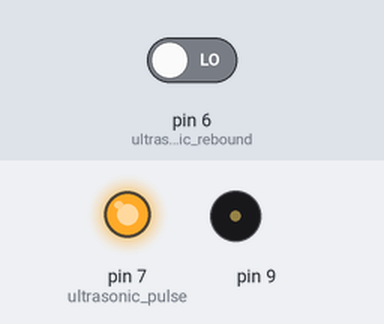
The sketch below on a simulated Arduino Uno, built with avr-gcc and run on an emulated ATmega328P. Parts: output pins drawn as LEDs (lit = HIGH), buzzer (waves = sounding). The test bench sets the inputs (shaded band); at power-on: pin 6 (ultrasonic_rebound) LOW.

Above: at 0.5 s.
At 3.5 s:
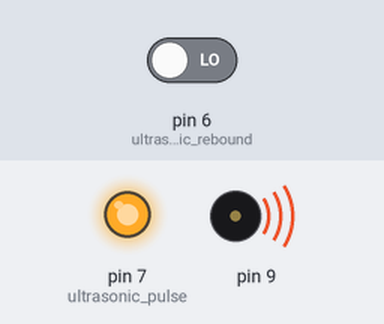
Timing chart, 0 to 4.6 s (numbered marks = the images above):
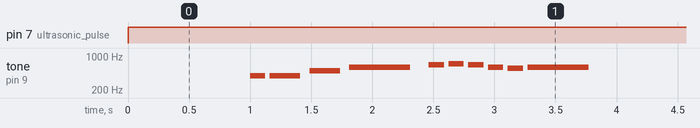

Measured:
- by itself, pin 7 (ultrasonic_pulse): LOW → HIGH at 0.00 s

The sketch:

song.ino
```cpp
#include "pitches.h"

int melody[] = {
  NOTE_G4, NOTE_G4, NOTE_B4, NOTE_D5, NOTE_E5, NOTE_F5, NOTE_E5, NOTE_D5, NOTE_CS5, NOTE_D5
};

// note durations: 4 = quarter note, 8 = eighth note, etc...
int noteDurations[] = {
  8, 4, 4, 2, 8, 8, 8, 8, 8, 2
};

long distance;
long time;

void score() {
  for (int thisNote = 0; thisNote < 10; thisNote++) {

    // to calculate the note duration, take one second
    // divided by the note type.
    //e.g. quarter note = 1000 / 4, eighth note = 1000/8, etc.
    int noteDurationWin = 1000 / noteDurations[thisNote];
    tone(9, melody[thisNote], noteDurationWin);

    // to distinguish the notes, set a minimum time between them.
    // the note's duration + 30% seems to work well:
    int pauseBetweenNotes = noteDurationWin * 1.30;
    delay(pauseBetweenNotes);
    // stop the tone playing:
    noTone(9);
  }
}

void setup() {
  pinMode(7, OUTPUT); // ultrasonic pulse
  pinMode(6, INPUT); // ultrasonic rebound
}

void loop() {
  digitalWrite(7, LOW);
  delayMicroseconds(5);
  digitalWrite(7, HIGH); // send ultrasonic pulse
  delayMicroseconds(10);
  time = pulseIn(6, HIGH);
  distance = int(0.017 * time);
  if (distance < 5) {
    score();
  }
  delay(50);
}
```
